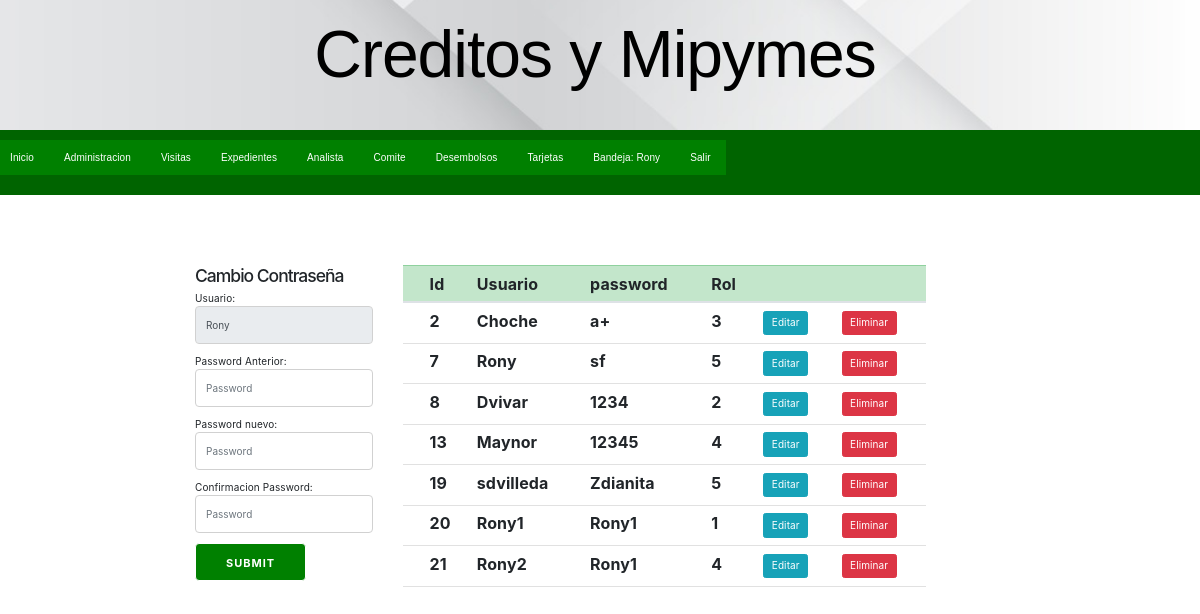
The app's page /cambiopasswlrd.php (signed in) with its own data.
### tables this page shows
CREATE TABLE `usuarios` (
  `id` int(11) NOT NULL,
  `username` varchar(50) NOT NULL,
  `password` varchar(50) NOT NULL,
  `rol_id` int(11) NOT NULL,
  `codigoempleado` varchar(8) NOT NULL,
  `nombrecolaborador` varchar(150) NOT NULL,
  `correo` varchar(80) NOT NULL,
  `id_sector` int(3) NOT NULL
);

### src/cambiopasswlrd.php (the view, shortened to what this page needs)
<?php require( 'templates/header.php' ); ?>
<?php require( 'init.php' ); ?>
<?php
    $con=$app_db;
    $sql="SELECT *  FROM usuarios";
    $query=mysqli_query($con,$sql);
?>
<!DOCTYPE html>
<html lang="en">
    <head>
        <link href="assets/bootstrap.min.css" rel="stylesheet">
        <link href="assets/bootstrap.min.css" rel="stylesheet">
    </head>
    <body>
            <div class="container mt-5">
                    <div class="row">
                        <div class="col-md-3">
                            <h3>Cambio Contraseña</h3>
                                <form action="updatepassword.php" method="POST">
                                    Usuario: <input type="text" class="form-control mb-3" name="user" placeholder="u" value="<?php echo $_SESSION['username']  ?>" disabled>
                                  Password Anterior:  <input type="text" class="form-control mb-3" name="pa" placeholder="Password">
                                  Password nuevo:  <input type="text" class="form-control mb-3" name="pn" placeholder="Password">
                                  Confirmacion Password:    <input type="text" class="form-control mb-3" name="pn1" placeholder="Password">
                                    <input type="submit" class="btn btn-primary">
                                </form>
                        </div>
                        <div class="col-md-8">
                            <table class="table" >
                                <thead class="table-success table-striped" >
                                    <tr>
                                        <th></th>
                                        <th>Id</th>
                                        <th>Usuario</th>
                                        <th>password</th>
                                        <th>Rol</th>
                                        <th></th>
                                        <th></th>
                                    </tr>
                                </thead>
                                <tbody>
                                        <?php
                                            while($row=mysqli_fetch_array($query)){
                                        ?>
                                            <tr>
                                                <th></th>
                                                <th><?php  echo $row['id']?></th>
                                                <th><?php  echo $row['username']?></th>
                                                <th><?php  echo $row['password']?></th>
                                                <th><?php  echo $row['rol_id']?></th>
                                                <th><a href="actualizarusuario.php?id= <?php echo $row['id'] ?>"  class="btn btn-info">Editar</a></th>
                                                <th><a href="deleteusuario.php?id=<?php echo $row['id'] ?>" class="btn btn-danger">Eliminar</a></th>
                                            </tr>
                                        <?php
                                            }
                                        ?>
                                </tbody>
                            </table>
                        </div>
                    </div>
            </div>
    </body>
</html>

### src/assets/style.css (style rules this page uses)
*, *:after, *:before { box-sizing: inherit; }
html { box-sizing: border-box; font-size: 62.5%; }
body { color: #000000; font-family: 'Roboto', 'Helvetica Neue', 'Helvetica', 'Arial', sans-serif; font-size: 1.6em; font-weight: 300; letter-spacing: .01em; line-height: 1.6; margin:0; }
.button, button, input[type='button'], input[type='reset'], input[type='submit'] { background-color: green; border: 0.1rem solid white; border-radius: .4rem; color: #fff; cursor: pointer; display: inline-block; font-size: 1.1rem; font-weight: 700; height: 3.8rem; letter-spacing: .1rem; line-height: 3.8rem; padding: 0 3.0rem; text-align: center; text-decoration: none; text-transform: uppercase; white-space: nowrap; }
input[type='email'], input[type='number'], input[type='password'], input[type='search'], input[type='tel'], input[type='text'], input[type='url'], textarea, select { -webkit-appearance: none; -moz-appearance: none; appearance: none; background-color: transparent; border: 0.1rem solid #d1d1d1; border-radius: .4rem; box-shadow: none; box-sizing: inherit; height: 3.8rem; padding: .6rem 1.0rem; width: 100%; }
.container { margin: 0 auto; max-width: 112.0rem; padding: 0 2.0rem; position: relative; width: 100%; }
.row { display: flex; flex-direction: column; padding: 0; width: 100%; }
@media (min-width: 40rem) { .row { flex-direction: row; margin-left: -1.0rem; width: calc(100% + 2.0rem); } }
a { color: #9b4dca; text-decoration: none; }
fieldset, input, select, textarea { margin-bottom: 1.5rem; }
blockquote, dl, figure, form, ol, p, pre, table, ul { margin-bottom: 2.5rem; }
table { border-spacing: 0; width: 100%; }
td, th { border-bottom: 0.1rem solid #e1e1e1; padding: 1.2rem 1.5rem; text-align: left; }
td:first-child, th:first-child { padding-left: 0; }
td:last-child, th:last-child { padding-right: 0; }
h1, h2, h3, h4, h5, h6 { font-weight: 300; letter-spacing: -.1rem; margin-bottom: 2.0rem; margin-top: 0; }
h3 { font-size: 2.8rem; line-height: 1.3; }

### src/templates/header.php (style rules this page uses)
* { padding: 0px; margin:0px; }

### records on screen
usuarios: id "2", username "Choche", password "a+", rol "3"
usuarios: id "7", username "Rony", password "sf", rol "5"
usuarios: id "8", username "Dvivar", password "1234", rol "2"
usuarios: id "13", username "Maynor", password "12345", rol "4"
usuarios: id "19", username "sdvilleda", password "Zdianita", rol "5"
usuarios: id "20", username "Rony1", password "Rony1", rol "1"
usuarios: id "21", username "Rony2", password "Rony1", rol "4"

### other values on screen
$_SESSION	['username'] "Rony"
